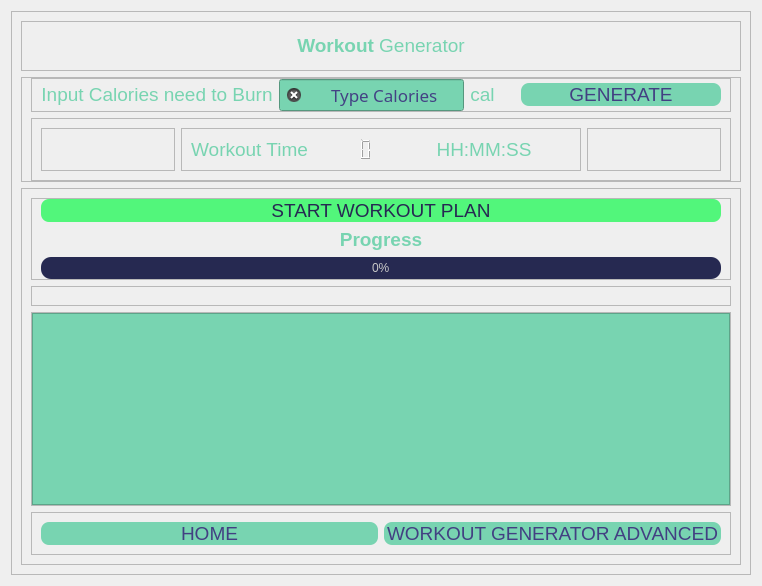
            <widget class="QWidget" name="plan">
             <layout class="QVBoxLayout" name="verticalLayout_11">
              <item>
               <widget class="QFrame" name="frame_7">
                <property name="frameShape">
                 <enum>QFrame::StyledPanel</enum>
                </property>
                <property name="frameShadow">
                 <enum>QFrame::Raised</enum>
                </property>
                <layout class="QVBoxLayout" name="verticalLayout_12">
                 <item>
                  <widget class="QFrame" name="frame_8">
                   <property name="minimumSize">
                    <size>
                     <width>0</width>
                     <height>50</height>
                    </size>
                   </property>
                   <property name="maximumSize">
                    <size>
                     <width>16777215</width>
                     <height>50</height>
                    </size>
                   </property>
                   <property name="frameShape">
                    <enum>QFrame::StyledPanel</enum>
                   </property>
                   <property name="frameShadow">
                    <enum>QFrame::Raised</enum>
                   </property>
                   <layout class="QVBoxLayout" name="verticalLayout_13">
                    <property name="spacing">
                     <number>0</number>
                    </property>
                    <property name="leftMargin">
                     <number>0</number>
                    </property>
                    <property name="topMargin">
                     <number>0</number>
                    </property>
                    <property name="rightMargin">
                     <number>0</number>
                    </property>
                    <property name="bottomMargin">
                     <number>0</number>
                    </property>
                    <item>
                     <widget class="QLabel" name="label_4">
                      <property name="maximumSize">
                       <size>
                        <width>16777215</width>
                        <height>16777215</height>
                       </size>
                      </property>
                      <property name="font">
                       <font>
                        <pointsize>14</pointsize>
                       </font>
                      </property>
                      <property name="styleSheet">
                       <string notr="true">color: rgb(120, 212, 177);</string>
                      </property>
                      <property name="text">
                       <string>&lt;html&gt;&lt;head/&gt;&lt;body&gt;&lt;p&gt;&lt;span style=&quot; font-weight:600;&quot;&gt;Workout&lt;/span&gt; Generator&lt;/p&gt;&lt;/body&gt;&lt;/html&gt;</string>
                      </property>
                      <property name="alignment">
                       <set>Qt::AlignCenter</set>
                      </property>
                     </widget>
                    </item>
                   </layout>
                  </widget>
                 </item>
                 <item>
                  <widget class="QFrame" name="frame_10">
                   <property name="minimumSize">
                    <size>
                     <width>0</width>
                     <height>100</height>
                    </size>
                   </property>
                   <property name="maximumSize">
                    <size>
                     <width>16777215</width>
                     <height>200</height>
                    </size>
                   </property>
                   <property name="frameShape">
                    <enum>QFrame::StyledPanel</enum>
                   </property>
                   <property name="frameShadow">
                    <enum>QFrame::Raised</enum>
                   </property>
                   <layout class="QVBoxLayout" name="verticalLayout_14">
                    <property name="topMargin">
                     <number>0</number>
                    </property>
                    <property name="bottomMargin">
                     <number>0</number>
                    </property>
                    <item>
                     <widget class="QFrame" name="frame_11">
                      <property name="frameShape">
                       <enum>QFrame::StyledPanel</enum>
                      </property>
                      <property name="frameShadow">
                       <enum>QFrame::Raised</enum>
                      </property>
                      <layout class="QHBoxLayout" name="horizontalLayout_7">
                       <property name="topMargin">
                        <number>0</number>
                       </property>
                       <property name="bottomMargin">
                        <number>0</number>
                       </property>
                       <item>
                        <widget class="QLabel" name="label_9">
                         <property name="maximumSize">
                          <size>
                           <width>16777215</width>
                           <height>16777215</height>
                          </size>
                         </property>
                         <property name="font">
                          <font>
                           <pointsize>14</pointsize>
                          </font>
                         </property>
                         <property name="styleSheet">
                          <string notr="true">color: rgb(120, 212, 177);</string>
                         </property>
                         <property name="text">
                          <string>&lt;html&gt;&lt;head/&gt;&lt;body&gt;&lt;p&gt;Input Calories need to Burn&lt;/p&gt;&lt;/body&gt;&lt;/html&gt;</string>
                         </property>
                         <property name="alignment">
                          <set>Qt::AlignCenter</set>
                         </property>
                        </widget>
                       </item>
                       <item>
                        <widget class="QLineEdit" name="lineEdit_calories">
                         <property name="font">
                          <font>
                           <family>Segoe UI Light</family>
                           <pointsize>13</pointsize>
                          </font>
                         </property>
                         <property name="layoutDirection">
                          <enum>Qt::RightToLeft</enum>
                         </property>
                         <property name="styleSheet">
                          <string notr="true">color: rgb(67, 66, 132);
background-color: rgb(120, 212, 177);</string>
                         </property>
                         <property name="text">
                          <string>Type Calories</string>
                         </property>
                         <property name="alignment">
                          <set>Qt::AlignCenter</set>
                         </property>
                         <property name="clearButtonEnabled">
                          <bool>true</bool>
                         </property>
                        </widget>
                       </item>
                       <item>
                        <widget class="QLabel" name="label_35">
                         <property name="maximumSize">
                          <size>
                           <width>16777215</width>
                           <height>16777215</height>
                          </size>
                         </property>
                         <property name="font">
                          <font>
                           <pointsize>14</pointsize>
                          </font>
                         </property>
                         <property name="styleSheet">
                          <string notr="true">color: rgb(120, 212, 177);</string>
                         </property>
                         <property name="text">
                          <string>&lt;html&gt;&lt;head/&gt;&lt;body&gt;&lt;p&gt;cal&lt;/p&gt;&lt;/body&gt;&lt;/html&gt;</string>
                         </property>
                         <property name="alignment">
                          <set>Qt::AlignCenter</set>
                         </property>
                        </widget>
                       </item>
                       <item>
                        <spacer name="horizontalSpacer">
                         <property name="orientation">
                          <enum>Qt::Horizontal</enum>
                         </property>
                         <property name="sizeHint" stdset="0">
                          <size>
                           <width>20</width>
                           <height>20</height>
                          </size>
                         </property>
                        </spacer>
                       </item>
                       <item>
                        <widget class="QPushButton" name="pushButton_generate">
                         <property name="minimumSize">
                          <size>
                           <width>200</width>
                           <height>0</height>
                          </size>
                         </property>
                         <property name="font">
                          <font>
                           <pointsize>14</pointsize>
                          </font>
                         </property>
                         <property name="styleSheet">
                          <string notr="true">QPushButton {
	border: none;
	border-radius: 8px;
	
	color: rgb(66, 64, 130);
	
	background-color: rgb(120, 212, 177);
}
QPushButton:hover{
	
	
	background-color: rgb(120, 212, 177,150);
}</string>
                         </property>
                         <property name="text">
                          <string>GENERATE</string>
                         </property>
                        </widget>
                       </item>
                      </layout>
                     </widget>
                    </item>
                    <item>
                     <widget class="QFrame" name="frame_12">
                      <property name="frameShape">
                       <enum>QFrame::StyledPanel</enum>
                      </property>
                      <property name="frameShadow">
                       <enum>QFrame::Raised</enum>
                      </property>
                      <layout class="QHBoxLayout" name="horizontalLayout_8">
                       <item>
                        <widget class="QFrame" name="frame_16">
                         <property name="frameShape">
                          <enum>QFrame::StyledPanel</enum>
                         </property>
                         <property name="frameShadow">
                          <enum>QFrame::Raised</enum>
                         </property>
                        </widget>
                       </item>
                       <item>
                        <widget class="QFrame" name="frame_17">
                         <property name="minimumSize">
                          <size>
                           <width>400</width>
                           <height>0</height>
                          </size>
                         </property>
                         <property name="maximumSize">
                          <size>
                           <width>400</width>
                           <height>16777215</height>
                          </size>
                         </property>
                         <property name="frameShape">
                          <enum>QFrame::StyledPanel</enum>
                         </property>
                         <property name="frameShadow">
                          <enum>QFrame::Raised</enum>
                         </property>
                         <layout class="QHBoxLayout" name="horizontalLayout_10">
                          <item>
                           <widget class="QLabel" name="label_10">
                            <property name="maximumSize">
                             <size>
                              <width>16777215</width>
                              <height>16777215</height>
                             </size>
                            </property>
                            <property name="font">
                             <font>
                              <pointsize>14</pointsize>
                             </font>
                            </property>
                            <property name="styleSheet">
                             <string notr="true">color: rgb(120, 212, 177);</string>
                            </property>
                            <property name="text">
                             <string>&lt;html&gt;&lt;head/&gt;&lt;body&gt;&lt;p&gt;Workout Time&lt;/p&gt;&lt;/body&gt;&lt;/html&gt;</string>
                            </property>
                            <property name="alignment">
                             <set>Qt::AlignCenter</set>
                            </property>
                           </widget>
                          </item>
                          <item>
                           <widget class="QLCDNumber" name="lcdNumber_workout_time">
                            <property name="styleSheet">
                             <string notr="true">border: none;
color: rgb(120, 212, 177);
</string>
                            </property>
                           </widget>
                          </item>
                          <item>
                           <widget class="QLabel" name="label_11">
                            <property name="minimumSize">
                             <size>
                              <width>200</width>
                              <height>0</height>
                             </size>
                            </property>
                            <property name="maximumSize">
                             <size>
                              <width>200</width>
                              <height>16777215</height>
                             </size>
                            </property>
                            <property name="font">
                             <font>
                              <pointsize>14</pointsize>
                             </font>
                            </property>
                            <property name="styleSheet">
                             <string notr="true">color: rgb(120, 212, 177);</string>
                            </property>
                            <property name="text">
                             <string>&lt;html&gt;&lt;head/&gt;&lt;body&gt;&lt;p&gt;HH:MM:SS&lt;/p&gt;&lt;/body&gt;&lt;/html&gt;</string>
                            </property>
                            <property name="alignment">
                             <set>Qt::AlignCenter</set>
                            </property>
                           </widget>
                          </item>
                         </layout>
                        </widget>
                       </item>
                       <item>
                        <widget class="QFrame" name="frame_18">
                         <property name="frameShape">
                          <enum>QFrame::StyledPanel</enum>
                         </property>
                         <property name="frameShadow">
                          <enum>QFrame::Raised</enum>
                         </property>
                        </widget>
                       </item>
                      </layout>
                     </widget>
                    </item>
                   </layout>
                  </widget>
                 </item>
                 <item>
                  <widget class="QFrame" name="frame_9">
                   <property name="frameShape">
                    <enum>QFrame::StyledPanel</enum>
                   </property>
                   <property name="frameShadow">
                    <enum>QFrame::Raised</enum>
                   </property>
                   <layout class="QVBoxLayout" name="verticalLayout_15">
                    <item>
                     <widget class="QFrame" name="frame_15">
                      <property name="frameShape">
                       <enum>QFrame::StyledPanel</enum>
                      </property>
                      <property name="frameShadow">
                       <enum>QFrame::Raised</enum>
                      </property>
                      <layout class="QVBoxLayout" name="verticalLayout_16">
                       <property name="topMargin">
                        <number>0</number>
                       </property>
                       <property name="bottomMargin">
                        <number>0</number>
                       </property>
                       <item>
                        <widget class="QPushButton" name="pushButton_generate_2">
                         <property name="minimumSize">
                          <size>
                           <width>200</width>
                           <height>0</height>
                          </size>
                         </property>
                         <property name="font">
                          <font>
                           <pointsize>14</pointsize>
                          </font>
                         </property>
                         <property name="styleSheet">
                          <string notr="true">QPushButton {
	border: none;
	border-radius: 8px;
	
	color: rgb(38, 41, 82);
	
	background-color: rgb(82, 246, 123);
}
QPushButton:hover{
	
	background-color: rgba(255, 170, 0, 150);
}</string>
                         </property>
                         <property name="text">
                          <string>START WORKOUT PLAN</string>
                         </property>
                        </widget>
                       </item>
                       <item>
                        <widget class="QLabel" name="label_13">
                         <property name="maximumSize">
                          <size>
                           <width>16777215</width>
                           <height>16777215</height>
                          </size>
                         </property>
                         <property name="font">
                          <font>
                           <pointsize>14</pointsize>
                          </font>
                         </property>
                         <property name="styleSheet">
                          <string notr="true">color: rgb(120, 212, 177);</string>
                         </property>
                         <property name="text">
                          <string>&lt;strong&gt;Progress&lt;/strong&gt;</string>
                         </property>
                         <property name="alignment">
                          <set>Qt::AlignCenter</set>
                         </property>
                        </widget>
                       </item>
                       <item>
                        <widget class="QProgressBar" name="progressBar">
                         <property name="styleSheet">
                          <string notr="true">QProgressBar {
	
	
	background-color: rgb(38, 41, 81);
	color: rgb(200, 200, 200);
	border-style: none;
	border-radius: 10px;
	text-align: center;
}
QProgressBar::chunk{
	border-radius: 10px;
	background-color: qlineargradient(spread:pad, x1:0, y1:0.511364, x2:1, y2:0.523, stop:0 rgba(254, 121, 199, 255), stop:1 rgba(170, 85, 255, 255));
}</string>
                         </property>
                         <property name="value">
                          <number>0</number>
                         </property>
                        </widget>
                       </item>
                      </layout>
                     </widget>
                    </item>
                    <item>
                     <widget class="QFrame" name="frame_13">
                      <property name="frameShape">
                       <enum>QFrame::StyledPanel</enum>
                      </property>
                      <property name="frameShadow">
                       <enum>QFrame::Raised</enum>
                      </property>
                      <layout class="QHBoxLayout" name="horizontalLayout_9"/>
                     </widget>
                    </item>
                    <item>
                     <widget class="QFrame" name="frame_14">
                      <property name="frameShape">
                       <enum>QFrame::StyledPanel</enum>
                      </property>
                      <property name="frameShadow">
                       <enum>QFrame::Raised</enum>
                      </property>
                      <layout class="QVBoxLayout" name="verticalLayout_17">
                       <property name="spacing">
                        <number>0</number>
                       </property>
                       <property name="leftMargin">
                        <number>0</number>
                       </property>
                       <property name="topMargin">
                        <number>0</number>
                       </property>
                       <property name="rightMargin">
                        <number>0</number>
                       </property>
                       <property name="bottomMargin">
                        <number>0</number>
                       </property>
                       <item>
                        <widget class="QListWidget" name="listWidget_text_msg">
                         <property name="minimumSize">
                          <size>
                           <width>0</width>
                           <height>150</height>
                          </size>
                         </property>
                         <property name="maximumSize">
                          <size>
                           <width>16777215</width>
                           <height>16777215</height>
                          </size>
                         </property>
                         <property name="font">
                          <font>
                           <pointsize>12</pointsize>
                          </font>
                         </property>
                         <property name="styleSheet">
                          <string notr="true">background-color: rgb(120, 212, 177);
color: rgb(42, 44, 87);</string>
                         </property>
                        </widget>
                       </item>
                      </layout>
                     </widget>
                    </item>
                    <item>
                     <widget class="QFrame" name="frame_45">
                      <property name="frameShape">
                       <enum>QFrame::StyledPanel</enum>
                      </property>
                      <property name="frameShadow">
                       <enum>QFrame::Raised</enum>
                      </property>
                      <layout class="QHBoxLayout" name="horizontalLayout_30">
                       <item>
                        <widget class="QPushButton" name="pushButton_home_page_2">
                         <property name="font">
                          <font>
                           <pointsize>14</pointsize>
                          </font>
                         </property>
                         <property name="styleSheet">
                          <string notr="true">QPushButton {
	border: none;
	border-radius: 8px;
	
	color: rgb(66, 64, 130);
	
	background-color: rgb(120, 212, 177);
}
QPushButton:hover{
	
	
	background-color: rgb(120, 212, 177,150);
}</string>
                         </property>
                         <property name="text">
                          <string>HOME</string>
                         </property>
                        </widget>
                       </item>
                       <item>
                        <widget class="QPushButton" name="pushButton_home_page">
                         <property name="font">
                          <font>
                           <pointsize>14</pointsize>
                          </font>
                         </property>
                         <property name="styleSheet">
                          <string notr="true">QPushButton {
	border: none;
	border-radius: 8px;
	
	color: rgb(66, 64, 130);
	
	background-color: rgb(120, 212, 177);
}
QPushButton:hover{
	
	
	background-color: rgb(120, 212, 177,150);
}</string>
                         </property>
                         <property name="text">
                          <string>WORKOUT GENERATOR ADVANCED</string>
                         </property>
                        </widget>
                       </item>
                      </layout>
                     </widget>
                    </item>
                   </layout>
                  </widget>
                 </item>
                </layout>
               </widget>
              </item>
             </layout>
            </widget>
